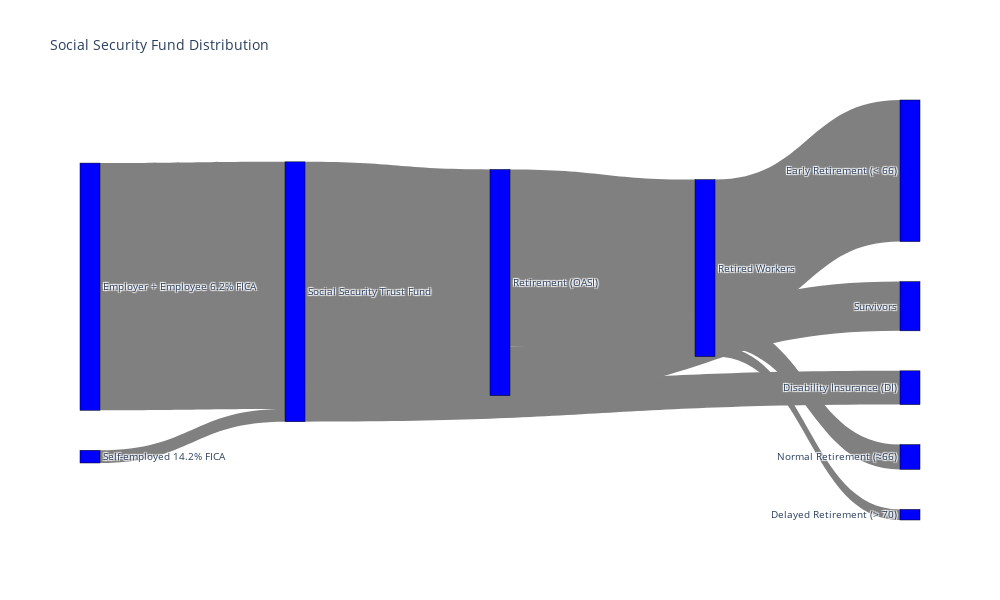

The notebook cell this image was saved under:
### Code cell
# Define the nodes (with unique flow relationships)
node_labels = [
    "Employer + Employee 6.2% FICA",  # 0
    "Self-employed 14.2% FICA",       # 1
    "Social Security Trust Fund",     # 2
    "Retirement (OASI)",               # 3
    "Retired Workers",                 # 4
    "Normal Retirement (≈66)",       # 5
    "Early Retirement (< 66)",  # 6
    "Delayed Retirement (> 70)",       # 7
    "Survivors",                      # 8
    "Disability Insurance (DI)"       # 9
]

# Define the links (flows between nodes)
link_sources = [
    0, 1,  # Employer + Employee FICA and Self-employed FICA -> Trust Fund
    2, 2,  # Trust Fund -> Retirement (OASI) and Disability Insurance (DI)
    3, 3,  # Retirement (OASI) -> Retired Workers and Survivors
    4, 4, 4  # Retired Workers -> FRA, Early FRA, Max
]

link_targets = [
    2, 2,  # Employer + Employee and Self-employed FICA -> Trust Fund
    3, 9,  # Trust Fund -> Retirement (OASI) and Disability Insurance (DI)
    4, 8,  # Retirement (OASI) -> Retired Workers and Survivors
    6, 5, 7  # Retired Workers -> FRA, Early FRA, Max
]

# Manually define the flow values (can be modified with your actual data)
link_values = [
    100*df_fica["Employer_Employee"].loc[2023], 100*df_fica["self_employ"].loc[2023],  # FICA contributions in 2023
    100*(df_ben_year["Retired_prop"].loc[2023]+df_ben_year["Survivors_prop"].loc[2023]), 100*df_ben_year["Disabled_prop"].loc[2023],    # Trust Fund flows
    100*(df_ben_year["Retired_prop"].loc[2023]+df_ben_year["Survivors_prop"].loc[2023])*(df_ben_year["Retired_prop"].loc[2023]), \
        100*(df_ben_year["Retired_prop"].loc[2023]+df_ben_year["Survivors_prop"].loc[2023]) -  100*(df_ben_year["Retired_prop"].loc[2023]+df_ben_year["Survivors_prop"].loc[2023])*(df_ben_year["Retired_prop"].loc[2023]),    # Retirement (OASI) flows
    68.1*(1-0.2), 68.1*0.14, 68.1*0.06 # Retired Workers flows
]

# Create the Sankey diagram
fig = go.Figure(data=[go.Sankey(
    node=dict(
        pad=40,               # Increase space between nodes
        thickness=20,         # Adjust node thickness
        line=dict(color="black", width=0.5),
        label=node_labels,
        color="blue",
        # Adjust Y positions of nodes to avoid overlap and make the OASI branch go up
        y=[0.85, 0.85, 0.6, 0.75, 0.5, 0.35, 0.35, 0.35, 0.25, 0.2]  # Adjusted Y positions
    ),
    link=dict(
        source=link_sources,
        target=link_targets,
        value=link_values,
        color="gray"
    )
)])

# Update the layout to make the diagram taller and more readable
fig.update_layout(
    title_text="Social Security Fund Distribution",
    font_size=10,
    height=600,   # Increase height for vertical space
    width=1000,   # Adjust width for better node spacing
    showlegend=False  
)

fig.show()

### Figure 1 — Plotly figure (JSON) as saved in the notebook; plotly's stock layout.template omitted (floating-point values rounded to 4 significant figures)
{"data": [{"link": {"color": "gray", "source": [0, 1, 2, 2, 3, 3, 4, 4, 4], "target": [2, 2, 3, 9, 4, 8, 6, 5, 7], "value": [95.11, 4.89, 87.0, 13.0, 68.06, 18.94, 54.48, 9.534, 4.086]}, "node": {"color": "blue", "label": ["Employer + Employee 6.2% FICA", "Self-employed 14.2% FICA", "Social Security Trust Fund", "Retirement (OASI)", "Retired Workers", "Normal Retirement (≈66)", "Early Retirement (< 66)", "Delayed Retirement (> 70)", "Survivors", "Disability Insurance (DI)"], "line": {"color": "black", "width": 0.5}, "pad": 40, "thickness": 20, "y": [0.85, 0.85, 0.6, 0.75, 0.5, 0.35, 0.35, 0.35, 0.25, 0.2]}, "type": "sankey"}], "layout": {"font": {"size": 10}, "height": 600, "showlegend": false, "title": {"text": "Social Security Fund Distribution"}, "width": 1000}}
